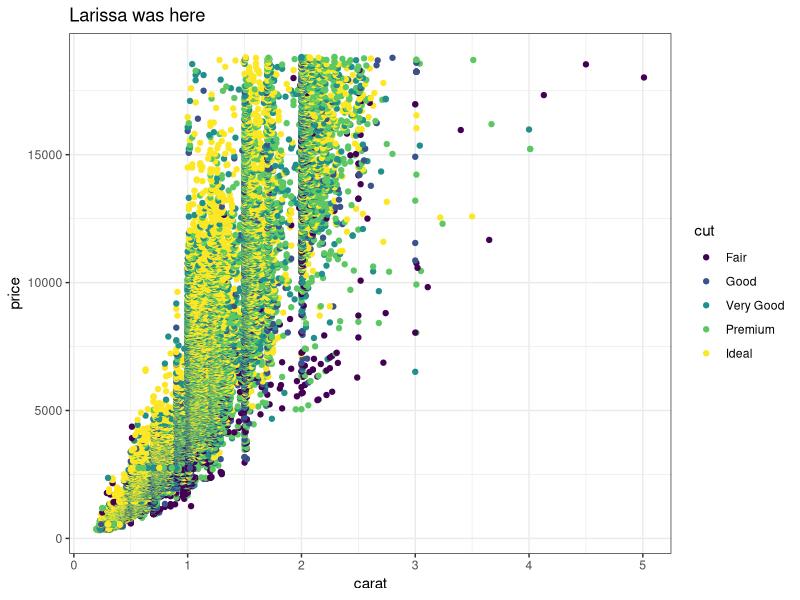
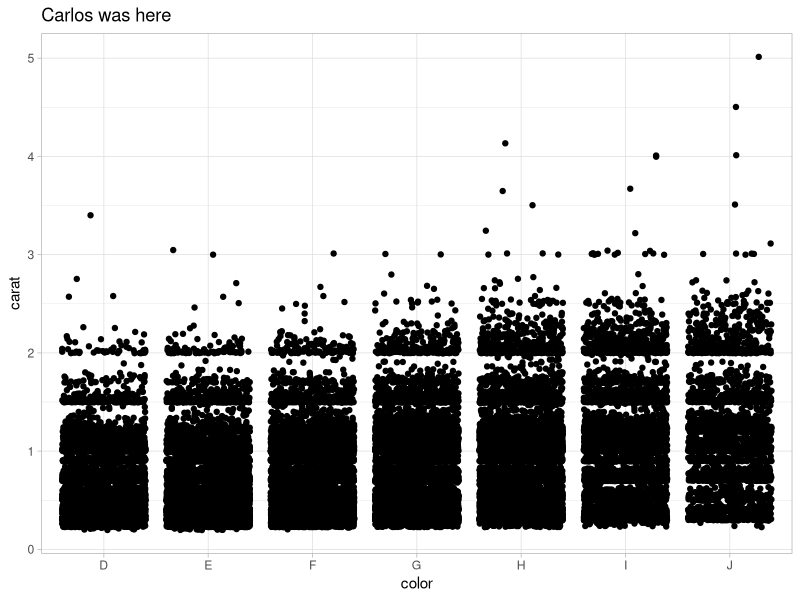
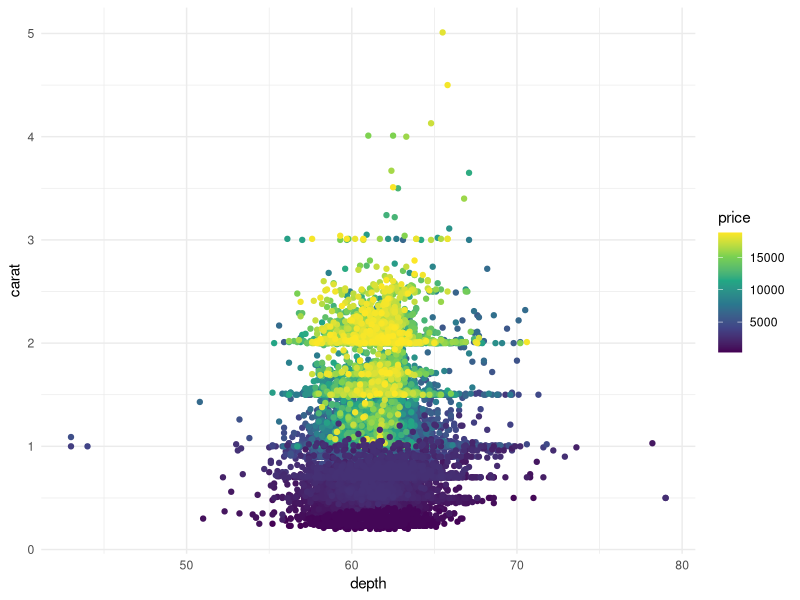

The R source for these figures, in order:
## ---- chunk 1
knitr::opts_chunk$set(echo = TRUE)
library(tidyverse)
## ---- chunk 2
# Partner 1: 
# Run the code below to see the original graph
# Change the code below to make the point color change based on 'cut', and update the theme to theme_bw(). Update the title to include your first name. 

ggplot(data = diamonds, aes(x = carat, y = price)) +
  geom_point(aes(color = cut)) +
  theme_bw() +
  labs(title = "Larissa was here")
## ---- chunk 3
# Partner 2: 
# Run the code below to see the original graph
# Change the code below to make the geom a geom_jitter, and update the theme to theme_light. Update the title to include your first name. 

ggplot(data = diamonds, aes(x = color, y = carat)) +
  geom_jitter() +
  theme_light() +
  labs(title = "Carlos was here")
## ---- chunk 4

ggplot(data = diamonds, aes(x = depth, y = carat)) +
  geom_point(aes(color = price)) +
  scale_color_viridis_c() +
  theme_minimal()

## ---- chunk 5

